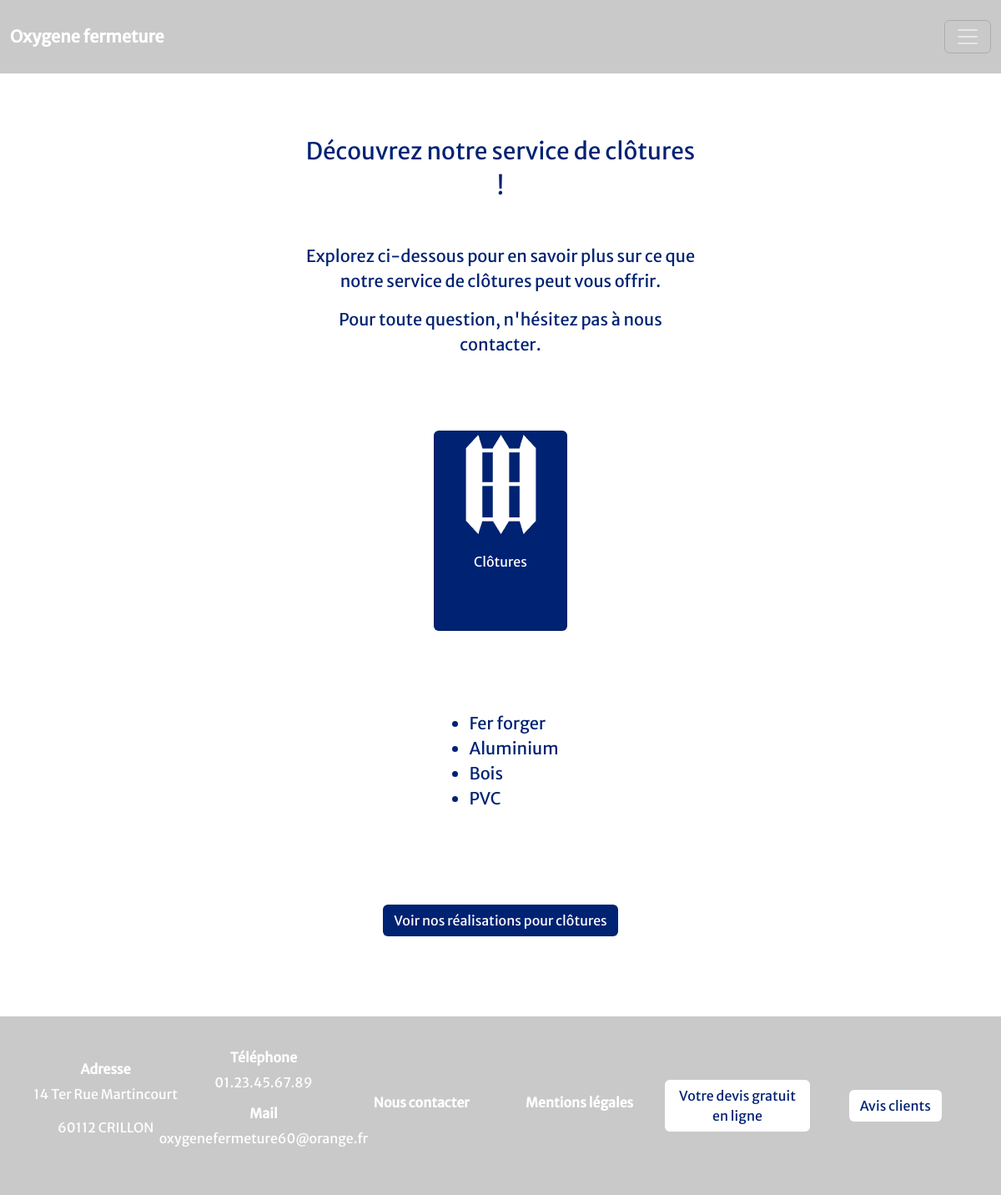
Page /index.php?action=detailService&id=3 on the committed database.
### tables this page shows
CREATE TABLE IF NOT EXISTS `information_entreprise` (
  `identifiantEntreprise` int NOT NULL AUTO_INCREMENT,
  `telephoneEntreprise` varchar(15) NOT NULL,
  `adresseEntreprise` varchar(100) NOT NULL,
  `codePostalEntreprise` varchar(10) NOT NULL,
  `villeEntreprise` varchar(50) NOT NULL,
  PRIMARY KEY (`identifiantEntreprise`)
);

### modeles/modele.inc.php (called while the page is built, shortened)
<?php
    function getConnexion(){
        $dsn ="mysql:host=$host;dbname=$bdd;";
        return new PDO($dsn, $login, $password, array(PDO::ATTR_ERRMODE => PDO::ERRMODE_EXCEPTION));
    }
    function getInformationEntreprise() {
        $connexion = getConnexion();
        $sql = "SELECT * FROM information_entreprise WHERE identifiantEntreprise = 1";
        $requete = $connexion->query($sql);
        return $requete->fetch(PDO::FETCH_ASSOC);
    }

### vues/vueHeader.php (the view, shortened to what this page needs)
<!DOCTYPE html>
<html lang="fr">
<head>
    <link href='https://cdn.jsdelivr.net/npm/bootstrap@5.3.2/dist/css/bootstrap.min.css' rel='stylesheet'>
    <link rel="stylesheet" href="https://cdn.jsdelivr.net/npm/bootstrap-icons@1.11.3/font/bootstrap-icons.css">
    <link href="https://cdnjs.cloudflare.com/ajax/libs/lightbox2/2.11.3/css/lightbox.min.css" rel="stylesheet">
    <link rel="stylesheet" href="https://cdn.jsdelivr.net/npm/bootstrap-table@1.22.6/dist/bootstrap-table.min.css">
    <link rel="stylesheet" href="./style/style.css">
</head>
<body>
<?php if ($action === "connexion" || $action === "connexionMAJ") { ?>
    <nav class="navbar navbar-expand-xxl maNav">
        <div class="container-fluid my-3">
          <a class="navbar-brand text-white fw-bold" href="index.php">Oxygene fermeture</a>
            <button class="navbar-toggler" type="button" data-bs-toggle="collapse" data-bs-target="#navbarNavAltMarkup" aria-controls="navbarNavAltMarkup" aria-expanded="false" aria-label="Toggle navigation" data-bs-theme="dark">
                <span class="navbar-toggler-icon"></span>
            </button>
        </div>
    </nav>
<?php } else { ?>
    <nav class="navbar navbar-expand-xxl maNav">
        <div class="container-fluid my-3">
          <a class="navbar-brand text-white fw-bold" href="index.php">Oxygene fermeture</a>
            <button class="navbar-toggler" type="button" data-bs-toggle="collapse" data-bs-target="#navbarNavAltMarkup" aria-controls="navbarNavAltMarkup" aria-expanded="false" aria-label="Toggle navigation" data-bs-theme="dark">
                <span class="navbar-toggler-icon"></span>
            </button>
        </div>
    </nav>
<?php } ?>
    <main class="container-fluid contenu d-flex justify-content-center flex-column align-items-center flex-grow-1">

### vues/vueFooter.php (shortened to what this page needs)
</main>
 <?php
if ($action === "connexion" || $action === "connexionMAJ") {
?>
<footer>
</footer>
<?php
} else {
?>
<footer class="monFooter ">
    <div class="p-4">
        <div class="row row-cols-1 row-cols-sm-2 row-cols-md-3 row-cols-lg-3 row-cols-xl-6 g-3">
        <div class="col">
            <h6 class="fs-6 fw-bold">
                Adresse
            </h6>
            <p>
                <span><?= htmlspecialchars($infoEntreprise['adresseEntreprise']); ?></span>
            </p>
            <p>
                <span><?= htmlspecialchars($infoEntreprise['codePostalEntreprise']); ?> <?= htmlspecialchars($infoEntreprise['villeEntreprise']); ?></span>
            </p>
        </div>
        <div class="col">
            <h6 class="fs-6 fw-bold">
                Téléphone
            </h6>
            <p>
                <span><?= htmlspecialchars($infoEntreprise['telephoneEntreprise']); ?></span>
            </p>
            <h6 class="fs-6 fw-bold">
                Mail
            </h6>
            <p>
                <span class="fs-6">oxygenefermeture60@orange.fr</span>
            </p>
        </div>
        <div class="col">
            <h6 class="fs-6 fw-bold">
                <a class="text-decoration-none text-white" href="index.php?action=nousContacter">Nous contacter</a>
            </h6>
        </div>
        <div class="col">
            <h6 class="fs-6 fw-bold">
                <a class="text-decoration-none text-white" href="index.php?action=mentionsLegales">Mentions légales</a>
            </h6>
        </div>
        <div class="col">
            <a href="index.php?action=devis" class="btn bouton" role="button" aria-pressed="true">Votre devis gratuit en ligne</a>
        </div>
        <div class="col">
            <a href="index.php?action=avis" class="btn bouton" role="button" aria-pressed="true">Avis clients</a>
        </div>
        </div>
    </div>
</footer>
<?php
}
?>
</body>
</html>

### style/style.css (style rules this page uses)
body { --bleu : #002273; --fond : rgba(0, 0, 0, 0.21); font-family: 'MerriweatherSans', sans-serif; background-image: url("../images/background.png"); background-size: cover; background-repeat: no-repeat; background-attachment: fixed; }
.maNav { background-color: var(--fond); color: white; }
.bouton { color: var(--bleu); background-color: white; }
.contenu { background-color: rgb(255, 255, 255); width: 70%; }
.monFooter { background-color: var(--fond); color: white; }
footer div.col { display: flex; flex-direction: column; justify-content: center; align-items: center; }
html, body { height: 100%; margin: 0; display: flex; flex-direction: column; }
main { flex: 1; display: flex; flex-direction: column; justify-content: center; align-items: center; width: 100%; }
footer { background-color: var(--fond); color: white; text-align: center; padding: 1rem; position: relative; width: 100%; }

### rows in the picture
information_entreprise: adresseEntreprise "14 Ter Rue Martincourt", codePostalEntreprise "60112", villeEntreprise "CRILLON", telephoneEntreprise "01.23.45.67.89"

### other values in the picture
$prefixe "de"
lcfirst($service['nom']) "clôtures"
$service['nom'] "Clôtures"
$detail "Fer forger"
$detail "Aluminium"
$detail "Bois"
$detail "PVC"
